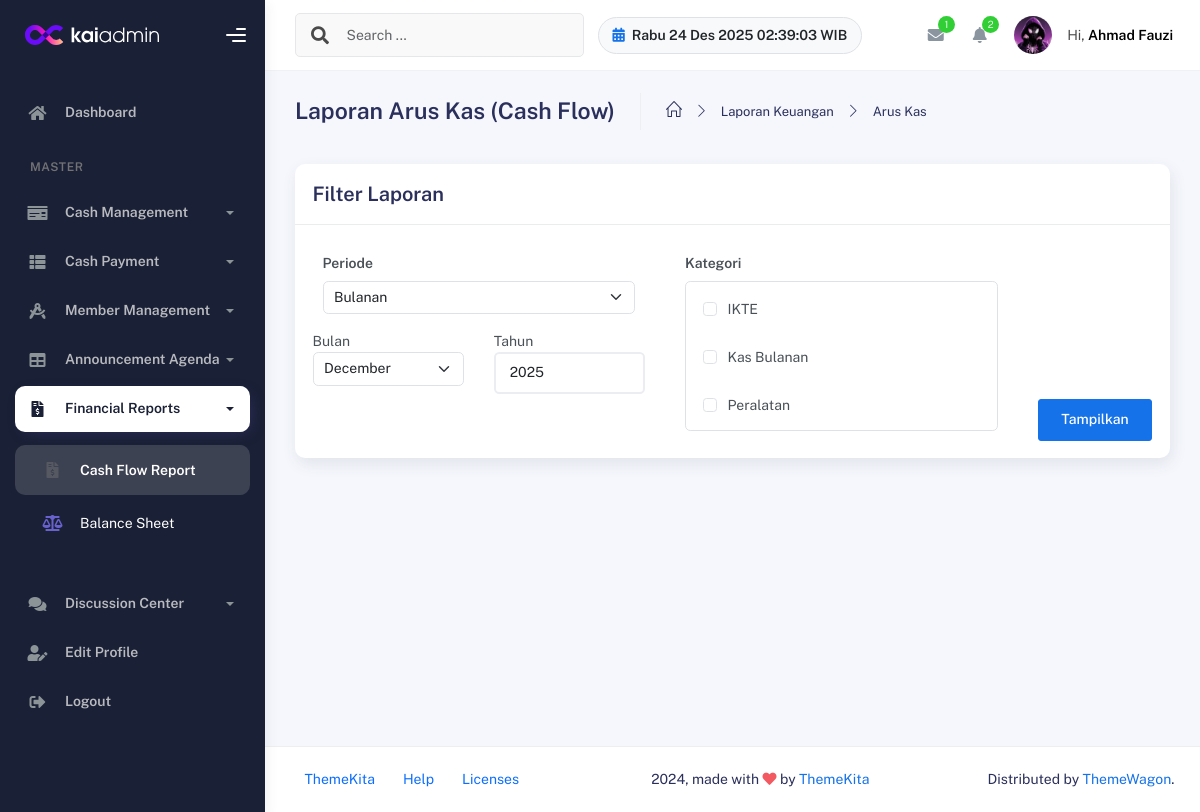
/operator/cash_flow_report.php (signed in), run on the app's committed database.
### tables this page shows
CREATE TABLE `kas_kategori` (
  `id_kategori` int NOT NULL,
  `nama` varchar(150) NOT NULL,
  `keterangan` text,
  `dibuat_oleh` int DEFAULT NULL,
  `created_at` timestamp NULL DEFAULT CURRENT_TIMESTAMP
);

### operator/cash_flow_report.php (the view, shortened to what this page needs)
<?php
include '../config/database.php';
$kategori_list = [];
$result_kategori = $conn->query("SELECT id_kategori, nama FROM kas_kategori ORDER BY nama ASC");
if ($result_kategori) {
    while ($row = $result_kategori->fetch_assoc()) {
        $kategori_list[] = $row;
    }
}
$periode = $_GET['periode'] ?? 'bulanan';
$filter_kategori = $_GET['kategori'] ?? [];
?>
<!DOCTYPE html>
<html lang="id">
<head>
    <link rel="stylesheet" href="../assets/css/bootstrap.min.css" />
    <link rel="stylesheet" href="../assets/css/plugins.min.css" />
    <link rel="stylesheet" href="../assets/css/kaiadmin.min.css" />
</head>
<body>
    <div class="wrapper">
        <?php include 'layout_operator/sidebar.php'; ?>
        <div class="main-panel">
            <div class="main-header">
                <?php include 'layout_operator/navbar.php'; ?>
            </div>
            <div class="container">
                <div class="page-inner">
                    <div class="page-header">
                        <h3 class="fw-bold mb-3">Laporan Arus Kas (Cash Flow)</h3>
                        <ul class="breadcrumbs mb-3">
                            <li class="nav-home"><a href="#"><i class="icon-home"></i></a></li>
                            <li class="separator"><i class="icon-arrow-right"></i></li>
                            <li class="nav-item"><a href="#">Laporan Keuangan</a></li>
                            <li class="separator"><i class="icon-arrow-right"></i></li>
                            <li class="nav-item"><a href="#">Arus Kas</a></li>
                        </ul>
                    </div>
                    <div class="card">
                        <div class="card-header"><h4 class="card-title">Filter Laporan</h4></div>
                        <div class="card-body">
                            <form method="GET" action="">
                                <div class="row">
                                    <div class="col-md-5">
                                        <div class="form-group">
                                            <label for="periode" class="fw-bold">Periode</label>
                                            <select name="periode" id="periode" class="form-select">
                                                <option value="bulanan" <?= $periode == 'bulanan' ? 'selected' : '' ?>>Bulanan</option>
                                            </select>
                                        </div>
                                        <div id="filter-bulanan" class="filter-dynamic mt-2">
                                            <div class="row">
                                                <div class="col-6"><label>Bulan</label><select name="bulan" class="form-select"><?php for ($m=1; $m<=12; $m++): ?><option value="<?= $m ?>" <?= ($m == ($_GET['bulan'] ?? date('m'))) ? 'selected' : '' ?>><?= date('F', mktime(0,0,0,$m, 1, date('Y'))) ?></option><?php endfor; ?></select></div>
                                                <div class="col-6"><label>Tahun</label><input type="number" name="tahun_bulan" class="form-control" value="<?= $_GET['tahun_bulan'] ?? date('Y') ?>"></div>
                                            </div>
                                        </div>
                                    </div>
                                    <div class="col-md-5">
                                        <div class="form-group">
                                            <label class="fw-bold">Kategori</label>
                                            <div class="border rounded p-2" style="max-height: 150px; overflow-y: auto;">
                                                <?php foreach ($kategori_list as $kat): ?>
                                                <div class="form-check">
                                                    <input class="form-check-input" type="checkbox" name="kategori[]" value="<?= $kat['id_kategori'] ?>" id="kat_<?= $kat['id_kategori'] ?>" <?= in_array($kat['id_kategori'], $filter_kategori) ? 'checked' : '' ?>>
                                                    <label class="form-check-label" for="kat_<?= $kat['id_kategori'] ?>"><?= htmlspecialchars($kat['nama']) ?></label>
                                                </div>
                                                <?php endforeach; ?>
                                            </div>
                                        </div>
                                    </div>
                                    <div class="col-md-2 d-flex align-items-end">
                                        <button type="submit" name="tampilkan" value="1" class="btn btn-primary w-100">Tampilkan</button>
                                    </div>
                                </div>
                            </form>
                        </div>
                    </div>
                </div>
            </div>
            <?php include 'layout_operator/footer.php'; ?>
        </div>
    </div>
</body>
</html>

### data on the page
kas_kategori: nama "IKTE"
kas_kategori: nama "Kas Bulanan"
kas_kategori: nama "Peralatan"

### other printed values
$message_total "1"
$notif_count "2"
$_SESSION['nama_lengkap'] "Ahmad Fauzi"
form field bulan "December"
